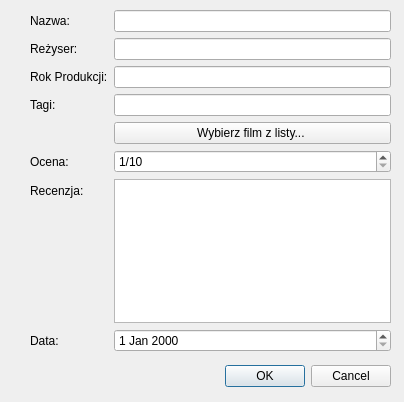
<?xml version="1.0" encoding="UTF-8"?>
<ui version="4.0">
 <class>AddEntry</class>
 <widget class="QDialog" name="AddEntry">
  <property name="geometry">
   <rect>
    <x>0</x>
    <y>0</y>
    <width>404</width>
    <height>402</height>
   </rect>
  </property>
  <property name="windowTitle">
   <string>Dialog</string>
  </property>
  <widget class="QDialogButtonBox" name="buttonBox">
   <property name="geometry">
    <rect>
     <x>90</x>
     <y>360</y>
     <width>301</width>
     <height>32</height>
    </rect>
   </property>
   <property name="orientation">
    <enum>Qt::Orientation::Horizontal</enum>
   </property>
   <property name="standardButtons">
    <set>QDialogButtonBox::StandardButton::Cancel|QDialogButtonBox::StandardButton::Ok</set>
   </property>
  </widget>
  <widget class="QWidget" name="formLayoutWidget">
   <property name="geometry">
    <rect>
     <x>30</x>
     <y>10</y>
     <width>361</width>
     <height>342</height>
    </rect>
   </property>
   <layout class="QFormLayout" name="formLayout">
    <item row="6" column="0">
     <widget class="QLabel" name="label_3">
      <property name="text">
       <string>Ocena:</string>
      </property>
     </widget>
    </item>
    <item row="6" column="1">
     <widget class="QSpinBox" name="inStars">
      <property name="wrapping">
       <bool>false</bool>
      </property>
      <property name="suffix">
       <string>/10</string>
      </property>
      <property name="minimum">
       <number>1</number>
      </property>
      <property name="maximum">
       <number>10</number>
      </property>
     </widget>
    </item>
    <item row="7" column="0">
     <widget class="QLabel" name="label_4">
      <property name="text">
       <string>Recenzja:</string>
      </property>
     </widget>
    </item>
    <item row="7" column="1">
     <widget class="QPlainTextEdit" name="inReview"/>
    </item>
    <item row="8" column="0">
     <widget class="QLabel" name="label">
      <property name="text">
       <string>Data:</string>
      </property>
     </widget>
    </item>
    <item row="8" column="1">
     <widget class="QDateEdit" name="inDate"/>
    </item>
    <item row="1" column="0">
     <widget class="QLabel" name="label_5">
      <property name="text">
       <string>Nazwa:</string>
      </property>
     </widget>
    </item>
    <item row="1" column="1">
     <widget class="QLineEdit" name="inName"/>
    </item>
    <item row="2" column="0">
     <widget class="QLabel" name="label_6">
      <property name="text">
       <string>Reżyser:</string>
      </property>
     </widget>
    </item>
    <item row="2" column="1">
     <widget class="QLineEdit" name="inDir"/>
    </item>
    <item row="3" column="0">
     <widget class="QLabel" name="label_7">
      <property name="text">
       <string>Rok Produkcji:</string>
      </property>
     </widget>
    </item>
    <item row="3" column="1">
     <widget class="QLineEdit" name="inYear"/>
    </item>
    <item row="4" column="0">
     <widget class="QLabel" name="label_8">
      <property name="text">
       <string>Tagi:</string>
      </property>
     </widget>
    </item>
    <item row="4" column="1">
     <widget class="QLineEdit" name="inTags"/>
    </item>
    <item row="5" column="1">
     <widget class="QPushButton" name="fromWatchlist">
      <property name="text">
       <string>Wybierz film z listy... </string>
      </property>
     </widget>
    </item>
   </layout>
  </widget>
 </widget>
 <resources/>
 <connections>
  <connection>
   <sender>buttonBox</sender>
   <signal>accepted()</signal>
   <receiver>AddEntry</receiver>
   <slot>accept()</slot>
   <hints>
    <hint type="sourcelabel">
     <x>248</x>
     <y>254</y>
    </hint>
    <hint type="destinationlabel">
     <x>157</x>
     <y>274</y>
    </hint>
   </hints>
  </connection>
  <connection>
   <sender>buttonBox</sender>
   <signal>rejected()</signal>
   <receiver>AddEntry</receiver>
   <slot>reject()</slot>
   <hints>
    <hint type="sourcelabel">
     <x>316</x>
     <y>260</y>
    </hint>
    <hint type="destinationlabel">
     <x>286</x>
     <y>274</y>
    </hint>
   </hints>
  </connection>
 </connections>
</ui>
